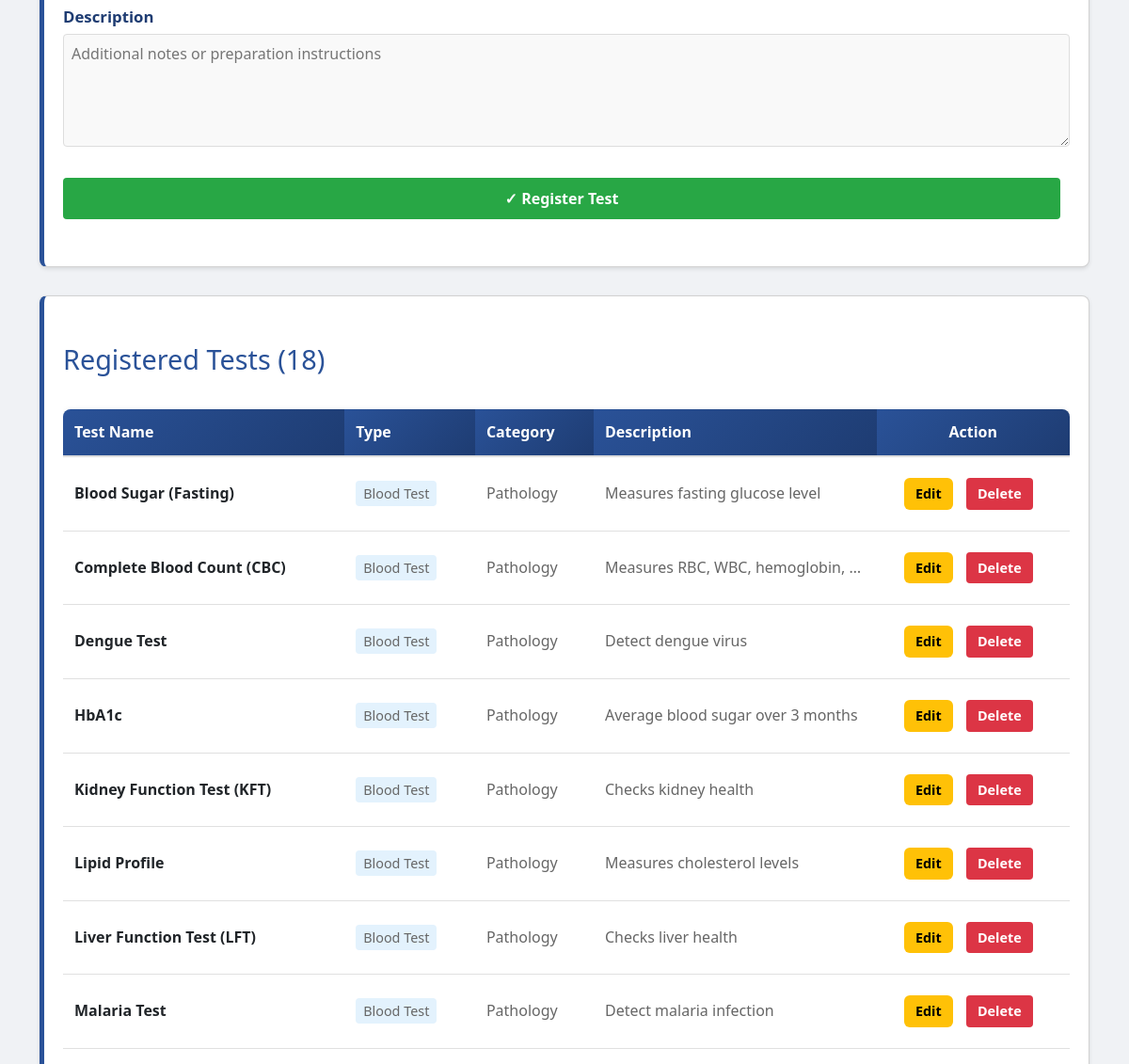
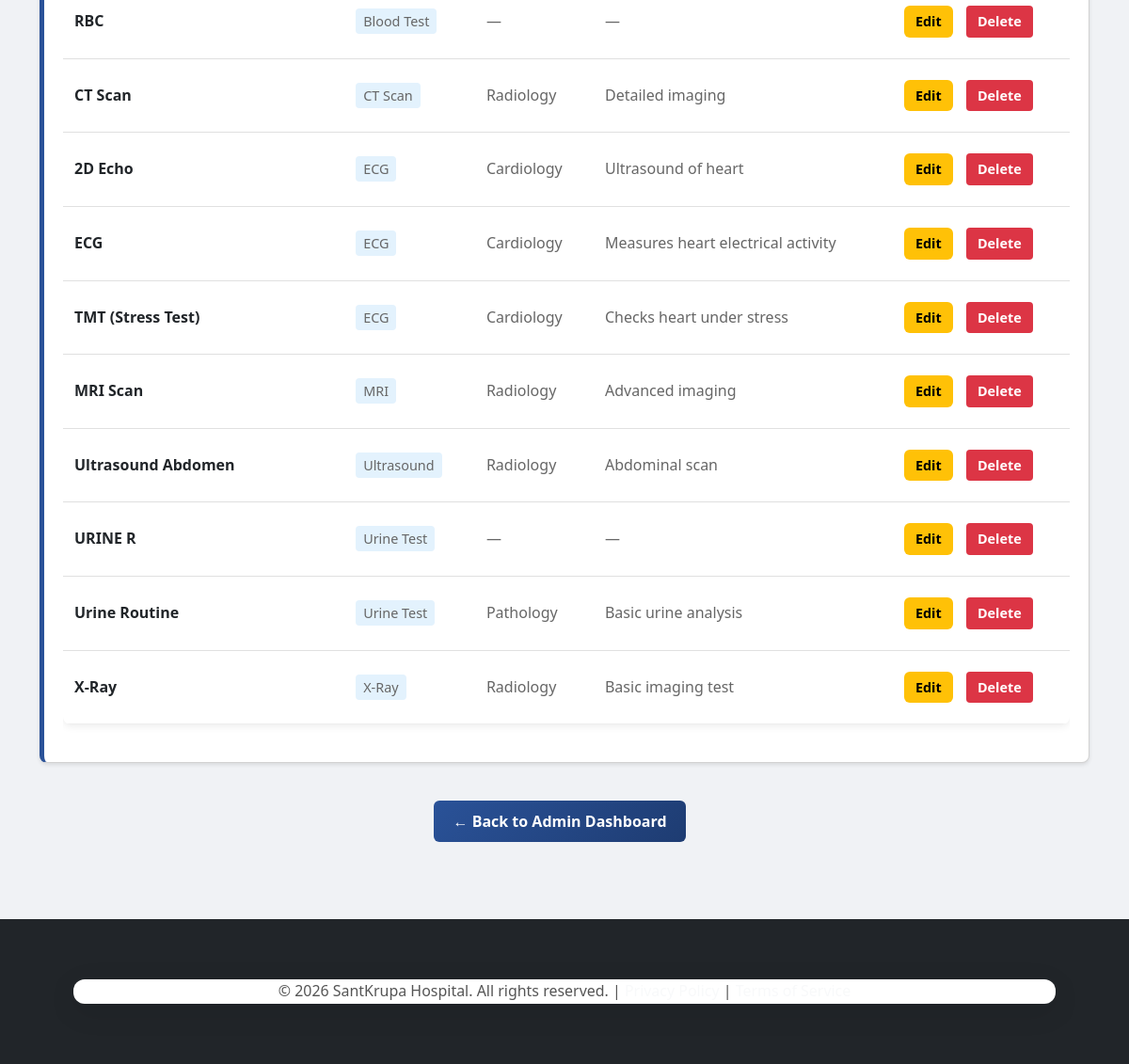
Page /clinic/santkrupa/admin-dashboard/manage-tests/ (signed in, lower part) on the earlier database version (2 pictures, top to bottom).
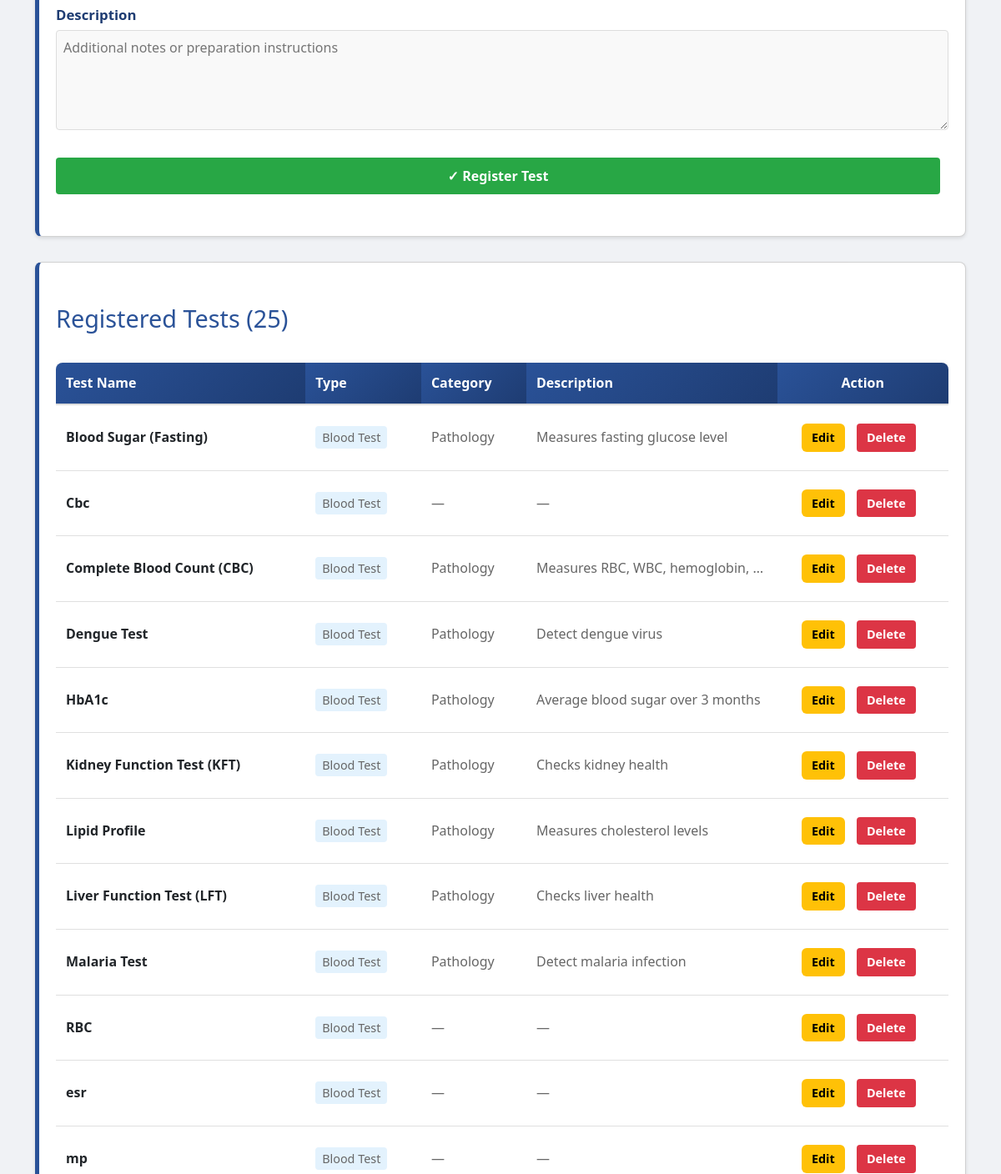
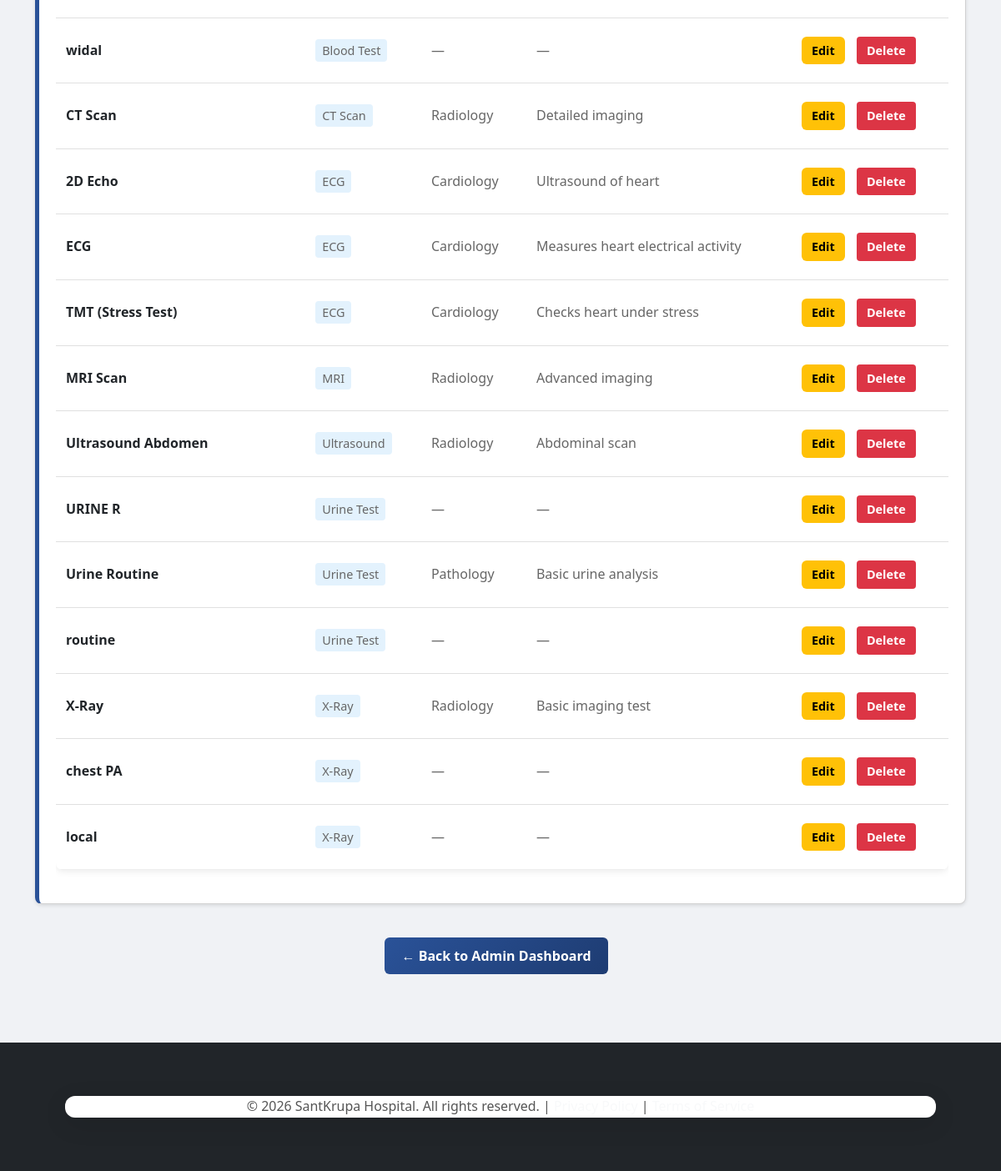
Same page on the later database version (2 pictures, top to bottom).
### hospital/models.py (models this page shows, shortened)
class MasterTest(models.Model):
    TEST_TYPES = [
        ('blood', 'Blood Test'),
        ('urine', 'Urine Test'),
        ('xray', 'X-Ray'),
        ('ultrasound', 'Ultrasound'),
        ('ecg', 'ECG'),
        ('ct_scan', 'CT Scan'),
        ('mri', 'MRI'),
        ('other', 'Other'),
    ]
    clinic = models.ForeignKey(Clinic, on_delete=models.CASCADE, related_name='master_tests', null=True, blank=True)
    test_name = models.CharField(max_length=200)
    test_type = models.CharField(max_length=50, choices=TEST_TYPES)
    description = models.TextField(blank=True)
    category = models.CharField(max_length=100, blank=True, help_text="e.g., 'Cardiology, Pathology, etc.'")
    created_at = models.DateTimeField(auto_now_add=True)
    updated_at = models.DateTimeField(auto_now=True)
    is_active = models.BooleanField(default=True)
    objects = ClinicManager()
    class Meta:
        ordering = ['test_type', 'test_name']
        unique_together = [['clinic', 'test_name']]

### hospital/views.py (the view, shortened to what this page needs)
# urls.py: path('admin-dashboard/manage-tests/', views.manage_master_tests, name='manage_master_tests'),
@login_required(login_url='login')
@require_http_methods(["GET", "POST"])
def manage_master_tests(request, clinic_slug=None):
    if request.user.role not in ['admin', 'doctor', 'super_admin']:
        return redirect('homepage')
    clinic = get_clinic_from_slug_or_middleware(clinic_slug, request)
    if not clinic:
        clinic = request.user.clinic
    if not clinic:
        messages.error(request, "Clinic not found!")
        return redirect('homepage')
    from .models import MasterTest
    tests = MasterTest.objects.filter(clinic=clinic, is_active=True).order_by('test_type', 'test_name')
    test_types = MasterTest.TEST_TYPES
    context = {
        'clinic': clinic,
        'tests': tests,
        'test_types': test_types,
    }
    return render(request, 'hospital/admin/manage_master_tests.html', context)

### hospital/managers.py (called while the page is built)
    def get_queryset(self):
        return super().get_queryset()

### hospital/views.py (called while the page is built)
def get_clinic_from_slug_or_middleware(clinic_slug, request):
    if clinic_slug:
        try:
            return Clinic.objects.get(slug=clinic_slug)
        except Clinic.DoesNotExist:
            return None
    if hasattr(request, 'clinic') and request.clinic:
        return request.clinic
    if request.user.is_authenticated and hasattr(request.user, 'clinic'):
        return request.user.clinic
    return None

### hospital/templates/hospital/admin/manage_master_tests.html (shortened to what the changed rows need)
{% extends "hospital/base.html" %}
{% block content %}
<div style="max-width: 1200px; margin: 0 auto;">
    <div class="card">
        <h2>Registered Tests ({{ tests.count }})</h2>
        {% if tests %}
            <div style="overflow-x: auto;">
                <table style="width: 100%; border-collapse: collapse;">
                    <thead>
                        <tr style="background: #f8f9fa; border-bottom: 2px solid #ddd;">
                            <th style="padding: 12px; text-align: left; font-weight: bold;">Test Name</th>
                            <th style="padding: 12px; text-align: left; font-weight: bold;">Type</th>
                            <th style="padding: 12px; text-align: left; font-weight: bold;">Category</th>
                            <th style="padding: 12px; text-align: left; font-weight: bold;">Description</th>
                            <th style="padding: 12px; text-align: center; font-weight: bold;">Action</th>
                        </tr>
                    </thead>
                    <tbody>
                        {% for test in tests %}
                        <tr style="border-bottom: 1px solid #eee;">
                            <td style="padding: 12px;"><strong>{{ test.test_name }}</strong></td>
                            <td style="padding: 12px; color: #666;">
                                <span style="background: #e3f2fd; padding: 4px 8px; border-radius: 4px; font-size: 0.9em;">
                                    {{ test.get_test_type_display }}
                                </span>
                            </td>
                            <td style="padding: 12px; color: #666;">{{ test.category|default:"—" }}</td>
                            <td style="padding: 12px; color: #666; max-width: 250px; white-space: nowrap; overflow: hidden; text-overflow: ellipsis;">
                                {{ test.description|default:"—" }}
                            </td>
                            <td style="padding: 12px; text-align: center;">
                                <a href="{% url 'edit_master_test' clinic.slug test.id %}"
                                class="btn"
                                style="padding: 6px 12px; font-size: 0.9em; background: #ffc107; color: black;">
                                    Edit
                                </a>
                                <form method="post" action="{% url 'delete_master_test' clinic.slug test.id %}"
                                    style="display: inline;"
                                    onsubmit="return confirm('Delete {{ test.test_name }}?');">
                                    <button type="submit" class="btn" style="padding: 6px 12px; font-size: 0.9em; background: #dc3545;">
                                        Delete
                                    </button>
                                </form>
                            </td>
                        </tr>
                        {% endfor %}
                    </tbody>
                </table>
            </div>
        {% else %}
            <div class="alert-info" style="padding: 15px; background: #e7f3ff; border-left: 4px solid #2196F3; border-radius: 4px;">
                📋 No tests registered yet. Add one using the form above.
            </div>
        {% endif %}
    </div>
</div>
{% endblock %}

Differences in the rows shown:
added MasterTest: test_name "Cbc", test_type "Blood Test", category "—", description "—"
added MasterTest: test_name "esr", test_type "Blood Test", category "—", description "—"
added MasterTest: test_name "mp", test_type "Blood Test", category "—", description "—"
added MasterTest: test_name "widal", test_type "Blood Test", category "—", description "—"
added MasterTest: test_name "routine", test_type "Urine Test", category "—", description "—"
added MasterTest: test_name "chest PA", test_type "X-Ray", category "—", description "—"
added MasterTest: test_name "local", test_type "X-Ray", category "—", description "—"
Other differences:
{{ tests.count }}: "18" → "25"
